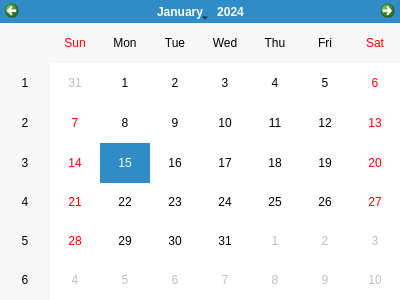
<?xml version="1.0" encoding="UTF-8"?>
<ui version="4.0">
 <class>DateSelectDialog</class>
 <widget class="QDialog" name="DateSelectDialog">
  <property name="geometry">
   <rect>
    <x>0</x>
    <y>0</y>
    <width>400</width>
    <height>300</height>
   </rect>
  </property>
  <property name="windowTitle">
   <string>选择日期</string>
  </property>
  <layout class="QVBoxLayout" name="verticalLayout">
   <property name="leftMargin">
    <number>0</number>
   </property>
   <property name="topMargin">
    <number>0</number>
   </property>
   <property name="rightMargin">
    <number>0</number>
   </property>
   <property name="bottomMargin">
    <number>0</number>
   </property>
   <item>
    <widget class="QCalendarWidget" name="calendarWidget">
     <property name="firstDayOfWeek">
      <enum>Qt::Sunday</enum>
     </property>
    </widget>
   </item>
  </layout>
 </widget>
 <resources/>
 <connections/>
</ui>
